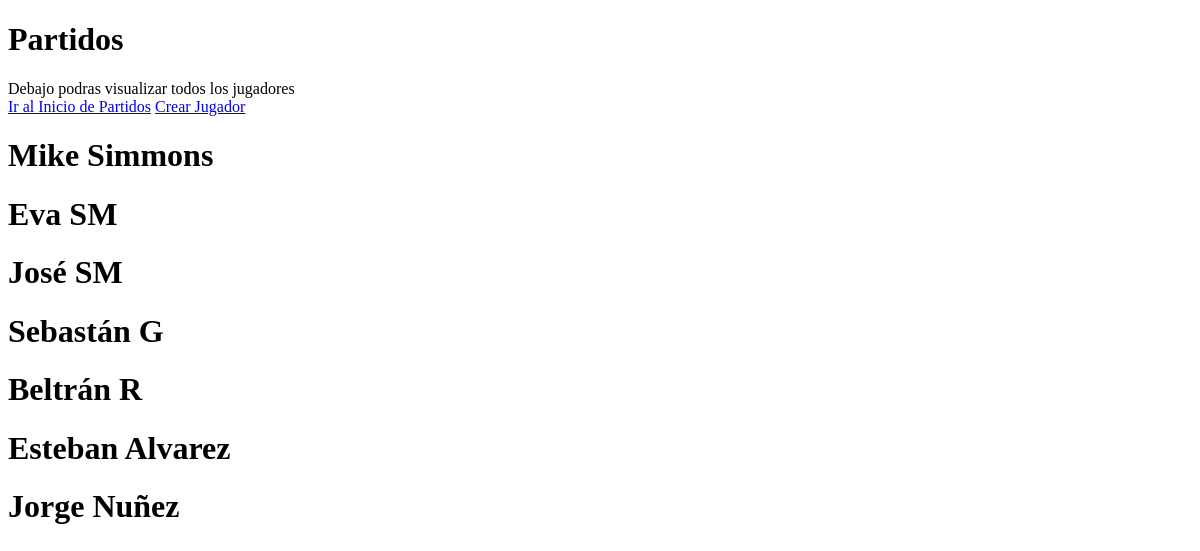
The page /partidos/jugadores_list on the database as committed earlier.
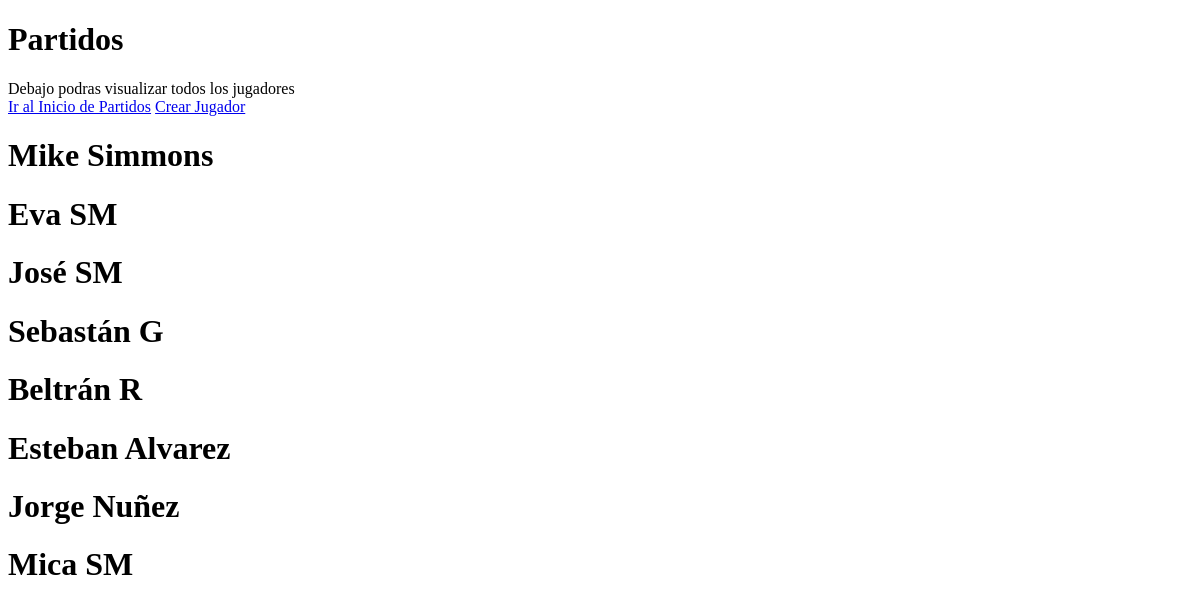
The same page on the database as committed later.
### partidos/models.py (models this page shows)
class Jugador(models.Model):
    OPCIONES_DE_GENERO = [
        ('Hombre', 'Hombre'),
        ('Mujer', 'Mujer'),
        ('Otro', 'Otro'),
    ]
    nombre = models.CharField(max_length=50)
    apellido = models.CharField(max_length=50)
    sexo = models.CharField(max_length=6, choices= OPCIONES_DE_GENERO)
    nacimiento = models.DateField(null=True, blank=True)
    def __str__(self) -> str:
        return f"{self.nombre} {self.apellido}"

### partidos/views.py (the view)
# urls.py: path("jugadores_list", views.jugadores_list, name = "jugadores_list"),
def jugadores_list(request):
    consulta = models.Jugador.objects.all()
    contexto = {"jugadores": consulta}
    return render(request, "partidos/jugadores_list.html", contexto)

### partidos/templates/partidos/jugadores_list.html
{% extends 'core/base.html' %}
{% block Titulo %}
        Partidos
{% endblock Titulo %}
{% block Contenido %}
    Debajo podras visualizar todos los jugadores
    <div>
        <a href="{% url 'Partidos:index' %}">Ir al Inicio de Partidos</a>
        <a href="{% url 'Partidos:jugadores_create' %}">Crear Jugador</a>
        {% for jugador in jugadores %}
        <h1>
            {{jugador}}
        </h1>
        {% endfor %}
    </div>
{% endblock Contenido %}

Rows that differ between the two databases and show on the page:
added Jugador: nombre+apellido "Mica SM"
